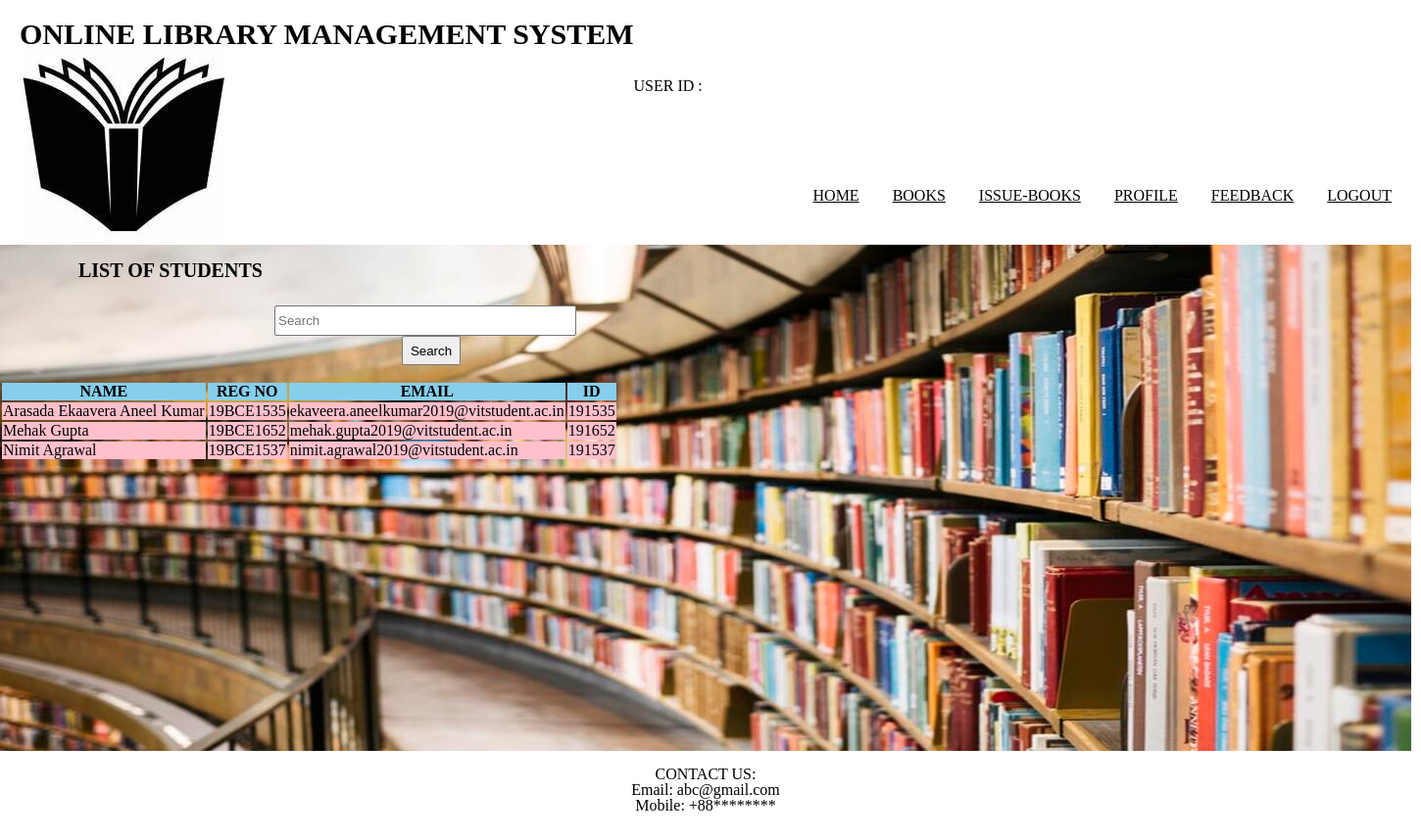
The app's page /sinfo.php with its own data.
### tables this page shows
CREATE TABLE `student` (
  `full` varchar(100) NOT NULL,
  `reg` varchar(100) NOT NULL,
  `email` varchar(100) NOT NULL,
  `id` varchar(100) NOT NULL,
  `pass` varchar(100) NOT NULL
);

### sinfo.php (the view, shortened to what this page needs)
<!DOCTYPE html>
<html>
<head>
	<link rel="stylesheet" type="text/css" href="style.css">
</head>
<body>
		<header>
		<div class="logo">
			<h1 style="color: black;font-size: 30px;">ONLINE LIBRARY MANAGEMENT SYSTEM</h1>
			<img src="images/logo.jpeg">
		</div>
			<br><br><br><br><br>
			<div>
				<?php
					echo "USER ID : ".$_SESSION['aid'];
			?>
				<nav>
					<ul>
						<li><a href="index.php">HOME</a></li>
						<li><a href="books.php">BOOKS</a></li>
						<li><a href="req.php">ISSUE-BOOKS</a></li>
						<li><a href="profile.php">PROFILE</a></li>
						<li><a href="feedback.php">FEEDBACK</a></li>
						<li><a href="logout.php">LOGOUT</a></li>
					</ul>
				</nav>
		</header>
		<section>
			<br>
			<h1 style="font-size: 20px; padding-left: 80px; padding-bottom: 10px;">LIST OF STUDENTS</h2>
			<br>
			<div class="search">
				<form name="search" action="" method="post">
					<input type="text" name="search" placeholder="Search" required="">
					<br>
					<button name="submit">Search</button>
				</form>
			</div>
			<br>
				<?php
					if(isset($_POST['submit']))
					{
						$q=mysqli_query($db,"SELECT `full`, `reg`, `email`, `id` FROM `student` where full like '%$_POST[search]%'");
						if(mysqli_num_rows($q)==0)
						{
							echo "NO STUDENTS FOUND";
						}
						else
						{
							echo "<table class='table table-bordered table-hover'>";
						       echo "<tr style='background-color: skyblue; border='1'>";
							        echo "<th>"; echo "NAME";	echo "</th>";
							        echo "<th>"; echo "REG NO";  echo "</th>";
							        echo "<th>"; echo "EMAIL";  echo "</th>";
							        echo "<th>"; echo "ID";  echo "</th>";
						        echo "</tr>";
						    while($row=mysqli_fetch_assoc($q))
						   {
							echo "<tr style='background-color:pink;'>";
							echo "<td>"; echo $row['full']; echo "</td>";
							echo "<td>"; echo $row['reg']; echo "</td>";
							echo "<td>"; echo $row['email']; echo "</td>";
							echo "<td>"; echo $row['id']; echo "</td>";
							echo "</tr>";
						    }
					        echo"</table>";
						}
					}
					else
					{
					$result=mysqli_query($db,"SELECT `full`, `reg`, `email`, `id` FROM `student` ORDER BY `student`.`full` ASC;");
					echo "<table class='table table-bordered table-hover'>";
						echo "<tr style='background-color: skyblue; border='1'>";
							echo "<th>"; echo "NAME";	echo "</th>";
							        echo "<th>"; echo "REG NO";  echo "</th>";
							        echo "<th>"; echo "EMAIL";  echo "</th>";
							        echo "<th>"; echo "ID";  echo "</th>";
						echo "</tr>";
						while($row=mysqli_fetch_assoc($result))
						{
							echo "<tr style='background-color:pink;'>";
							echo "<td>"; echo $row['full']; echo "</td>";
							echo "<td>"; echo $row['reg']; echo "</td>";
							echo "<td>"; echo $row['email']; echo "</td>";
							echo "<td>"; echo $row['id']; echo "</td>";
							echo "</tr>";
						}
					echo"</table>";
					}
				?>
		</section>
		<footer>
			<p style="color:black;  text-align: center; ">
				<br>
				CONTACT US:<br>
				Email: abc@gmail.com <br>
				Mobile: +88********
			</p>
		</footer>
</body>
</html>

### style.css (style rules this page uses)
html, body, div, span, object, iframe, h1, h2, h3, h4, h5, h6, p, blockquote, pre, abbr, address, cite, code, del, dfn, em, img, ins, kbd, q, samp, small, strong, sub, sup, var, b, i, dl, dt, dd, ol, ul, li, fieldset, form, label, legend, caption, tbody, tfoot, thead, article, aside, canvas, details, figcaption, figure, footer, header, hgroup, menu, nav, section, summary, time, mark, audio, video { margin:0; padding:0; border:0; outline:0; font-size:100%; vertical-align:baseline; background:transparent; }
body { line-height:1; }
article,aside,details,figcaption,figure, footer,header,hgroup,menu,nav,section { display:block; }
nav ul { list-style:none; }
a { margin:0; padding:0; font-size:100%; vertical-align:baseline; background:transparent; }
input, select { vertical-align:middle; }
header { height: 250px; width: 1440px; background-color: white; }
section { height: 517px; width: 1440px; background-color: white; background-image: url(images/bg.jpg); }
footer { height: 90px; width: 1440px; background-color: white; }
.logo { float: left; padding-left: 20px; padding-top: 20px; }
li a { color: black; }
nav { float: right; word-spacing: 30px; padding: 20px; padding-top: 80px; }
nav li { display: inline-block; line-height: 80px; }
input { height: 25px; width: 300px; }
button { height:30px; width: 60px; margin: auto 130px; }
p { margin: auto 170px; }
.search { margin-left: 280px; }

### records on screen
student: full "Arasada Ekaavera Aneel Kumar", reg "19BCE1535", email "ekaveera.aneelkumar2019@vitstudent.ac.in", id "191535"
student: full "Mehak Gupta", reg "19BCE1652", email "mehak.gupta2019@vitstudent.ac.in", id "191652"
student: full "Nimit Agrawal", reg "19BCE1537", email "nimit.agrawal2019@vitstudent.ac.in", id "191537"
